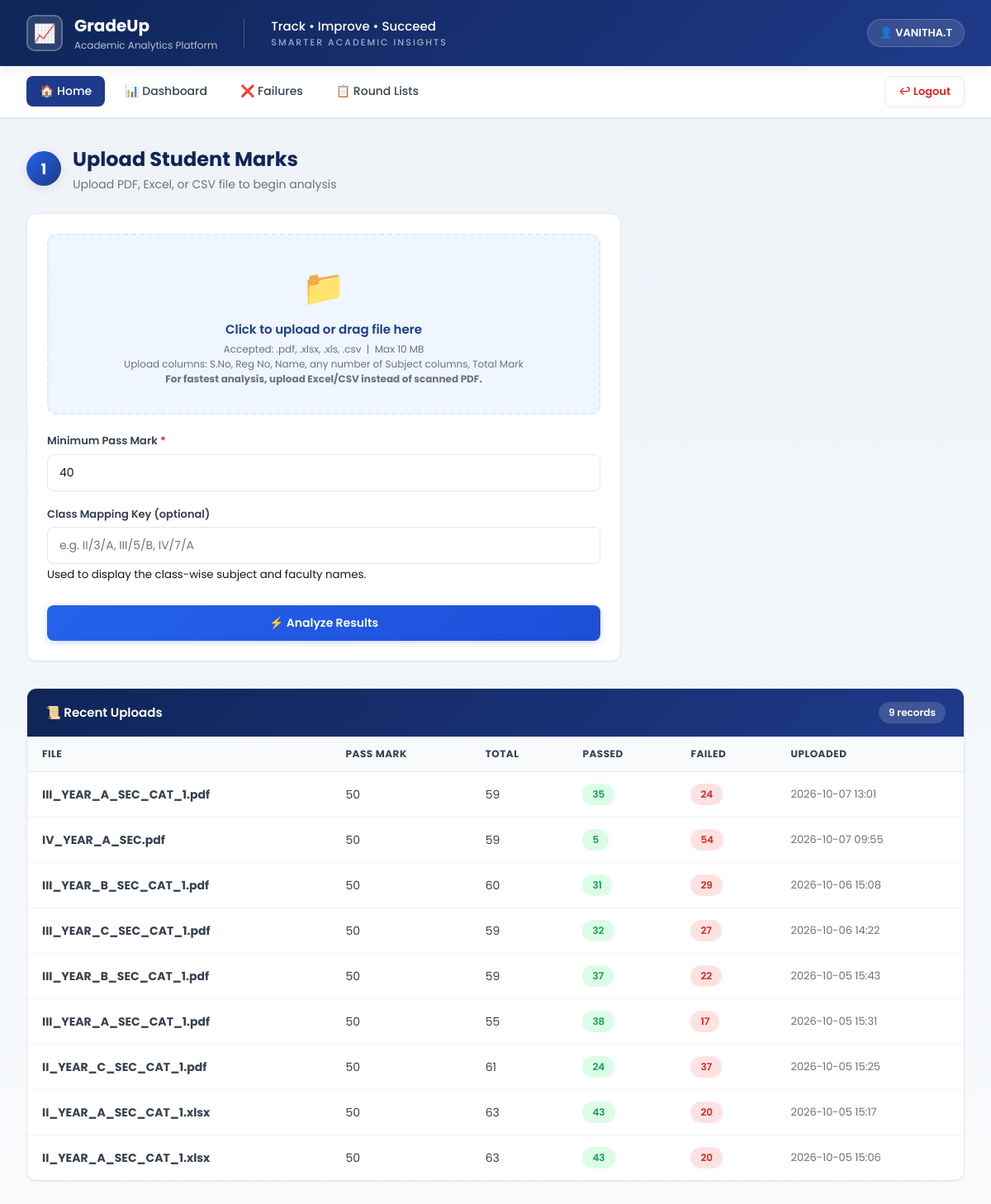
/ (signed in), run on an earlier commit of the app's database.
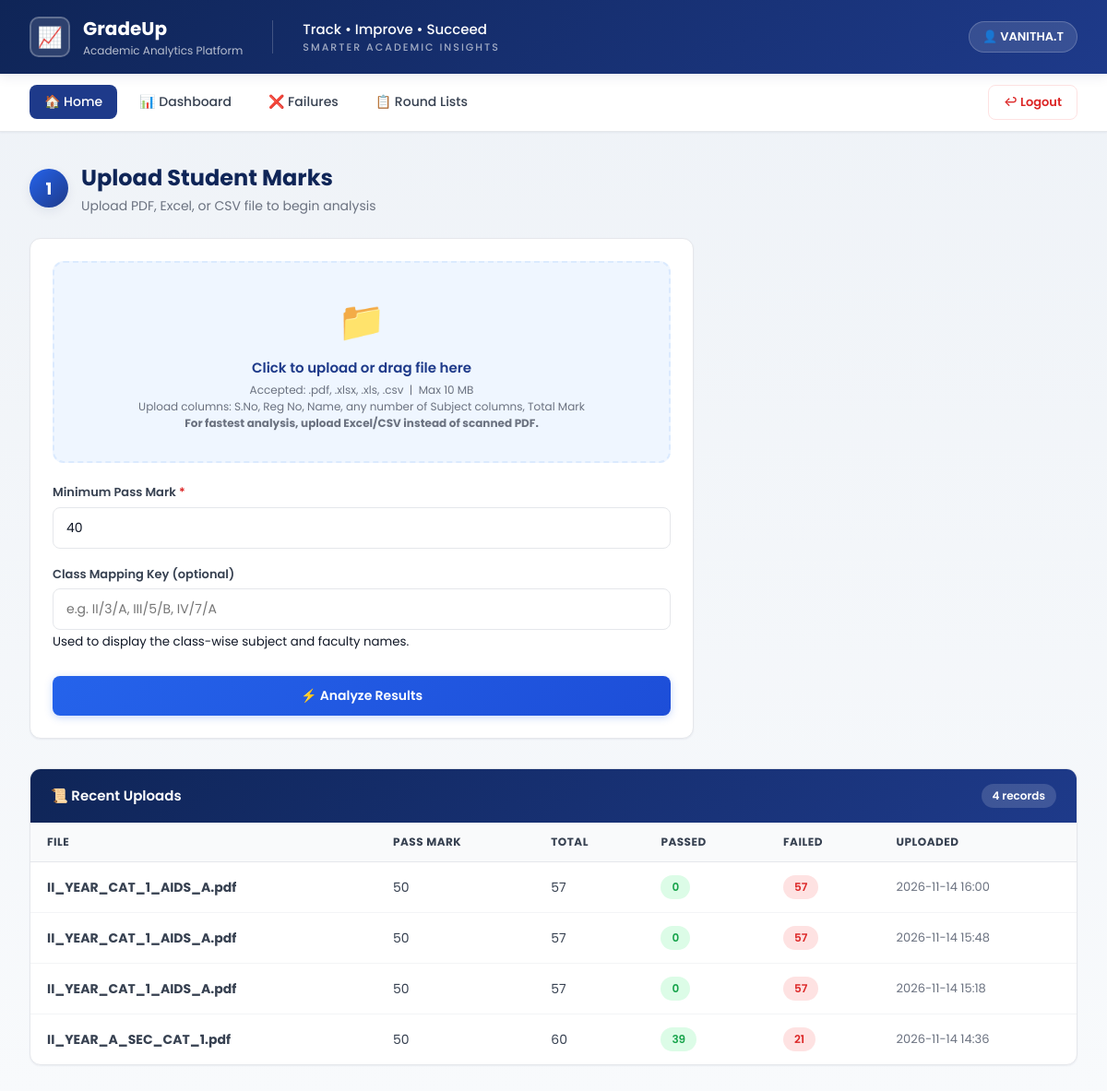
And on a later commit of the database.
### tables this page shows
CREATE TABLE uploads (
            id INTEGER PRIMARY KEY AUTOINCREMENT,
            user_id INTEGER,
            filename TEXT NOT NULL,
            pass_mark INTEGER NOT NULL,
            uploaded_at TEXT NOT NULL,
            total_students INTEGER,
            passed INTEGER,
            failed INTEGER,
            FOREIGN KEY (user_id) REFERENCES users(id)
        );

### app.py (the view)
@app.route("/")
@login_required
def index():
    return render_template("index.html", history=get_history(current_user.id))

### auth.py (called while the page is built)
@login_manager.user_loader
def load_user(user_id):
    data = get_user_by_id(int(user_id))
    return User(data) if data else None

### database.py (called while the page is built, shortened)
def get_conn():
    conn = sqlite3.connect(DB_PATH)
    conn.row_factory = sqlite3.Row
    return conn

def _uses_postgres():
    return bool(DATABASE_URL)

def _sql(sql):
    return sql.replace("?", "%s") if _uses_postgres() else sql

def get_user_by_id(user_id):
    conn = get_conn()
    c = conn.cursor()
    c.execute(_sql("SELECT * FROM users WHERE id = ?"), (user_id,))
    row = c.fetchone()
    conn.close()
    return dict(row) if row else None

def get_history(user_id):
    conn = get_conn()
    c = conn.cursor()
    c.execute(_sql("""
        SELECT * FROM uploads WHERE user_id = ?
        ORDER BY id DESC LIMIT 20
    """), (user_id,))
    rows = [dict(r) for r in c.fetchall()]
    conn.close()
    return rows

### templates/index.html (shortened to what this page needs)
{% extends "base.html" %}
{% block content %}
<div class="container">
    <div class="page-title">
        <div class="step-badge">1</div>
        <div>
            <h2>Upload Student Marks</h2>
            <p>Upload PDF, Excel, or CSV file to begin analysis</p>
        </div>
    </div>
    <div class="card" style="max-width: 720px;">
        <form method="POST" action="{{ url_for('upload') }}" enctype="multipart/form-data">
            <div class="drop-zone" id="dropZone">
                <div class="drop-zone-icon">📁</div>
                <div class="drop-zone-text" id="dropText">Click to upload or drag file here</div>
                <div class="drop-zone-hint">
                    Accepted: .pdf, .xlsx, .xls, .csv &nbsp;|&nbsp; Max 10 MB<br>
                    Upload columns: S.No, Reg No, Name, any number of Subject columns, Total Mark<br>
                    <strong>For fastest analysis, upload Excel/CSV instead of scanned PDF.</strong>
                </div>
            </div>
            <div style="display: grid; grid-template-columns: 1fr; gap: 12px; margin-top: 22px;">
                <div class="form-group">
                    <label>Minimum Pass Mark <span class="req">*</span></label>
                    <input type="number" name="pass_mark" class="form-control"
                           value="40" min="0" max="100" required>
                </div>
            </div>
            <div class="form-group">
                <label>Class Mapping Key (optional)</label>
                <input type="text" name="class_key" class="form-control"
                       placeholder="e.g. II/3/A, III/5/B, IV/7/A">
                <small>Used to display the class-wise subject and faculty names.</small>
            </div>
            <button type="submit" class="btn btn-primary btn-block" style="margin-top: 8px;">
                ⚡ Analyze Results
            </button>
        </form>
    </div>
    {% if history %}
    <div class="table-wrap" style="margin-top: 32px;">
        <div class="table-header">
            <h3>📜 Recent Uploads</h3>
            <span class="count-pill">{{ history|length }} records</span>
        </div>
        <table>
            <thead>
                <tr>
                    <th>File</th><th>Pass Mark</th><th>Total</th>
                    <th>Passed</th><th>Failed</th><th>Uploaded</th>
                </tr>
            </thead>
            <tbody>
                {% for r in history %}
                <tr>
                    <td><strong>{{ r.filename }}</strong></td>
                    <td>{{ r.pass_mark }}</td>
                    <td>{{ r.total_students }}</td>
                    <td><span class="badge badge-pass">{{ r.passed }}</span></td>
                    <td><span class="badge badge-fail">{{ r.failed }}</span></td>
                    <td style="color:#6b7280; font-size:13px;">
                        {{ r.uploaded_at[:16].replace('T', ' ') }}
                    </td>
                </tr>
                {% endfor %}
            </tbody>
        </table>
    </div>
    {% endif %}
</div>
{% endblock %}

What changed in the data, as far as the page shows it:
removed uploads: filename "III_YEAR_A_SEC_CAT_1.pdf", pass_mark "50", total_students "59", passed "35", failed "24", uploaded_at "2026-10-07 13:01"
removed uploads: filename "IV_YEAR_A_SEC.pdf", pass_mark "50", total_students "59", passed "5", failed "54", uploaded_at "2026-10-07 09:55"
removed uploads: filename "III_YEAR_B_SEC_CAT_1.pdf", pass_mark "50", total_students "60", passed "31", failed "29", uploaded_at "2026-10-06 15:08"
removed uploads: filename "III_YEAR_C_SEC_CAT_1.pdf", pass_mark "50", total_students "59", passed "32", failed "27", uploaded_at "2026-10-06 14:22"
removed uploads: filename "III_YEAR_B_SEC_CAT_1.pdf", pass_mark "50", total_students "59", passed "37", failed "22", uploaded_at "2026-10-05 15:43"
changed uploads (number 1 of 4 on the later page): filename "III_YEAR_A_SEC_CAT_1.pdf" → "II_YEAR_CAT_1_AIDS_A.pdf"; total_students "55" → "57"; passed "38" → "0"; failed "17" → "57"; uploaded_at "2026-10-05 15:31" → "2026-11-14 16:00"
changed uploads (number 2 of 4 on the later page): filename "II_YEAR_C_SEC_CAT_1.pdf" → "II_YEAR_CAT_1_AIDS_A.pdf"; total_students "61" → "57"; passed "24" → "0"; failed "37" → "57"; uploaded_at "2026-10-05 15:25" → "2026-11-14 15:48"
changed uploads (number 3 of 4 on the later page): filename "II_YEAR_A_SEC_CAT_1.xlsx" → "II_YEAR_CAT_1_AIDS_A.pdf"; total_students "63" → "57"; passed "43" → "0"; failed "20" → "57"; uploaded_at "2026-10-05 15:17" → "2026-11-14 15:18"
changed uploads: filename "II_YEAR_A_SEC_CAT_1.xlsx" → "II_YEAR_A_SEC_CAT_1.pdf"; total_students "63" → "60"; passed "43" → "39"; failed "20" → "21"; uploaded_at "2026-10-05 15:06" → "2026-11-14 14:36"
Also different on the page:
{{ history|length }}: "9" → "4"
